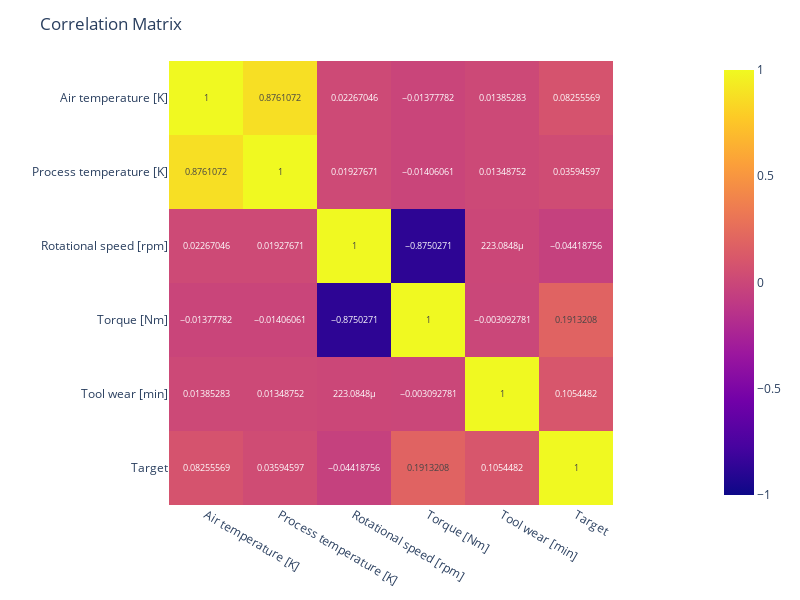

The cell this chart's notebook holds for it:
### Markdown cell above
**Is there any correlation between the continuous variables and the 'Target' label? For example, does the tool wear increase the likelihood of machine failure?**

### Code cell
corr_matrix = df[['Air temperature [K]', 'Process temperature [K]', 'Rotational speed [rpm]', 'Torque [Nm]', 'Tool wear [min]', 'Target']].corr()

fig = px.imshow(corr_matrix, zmin=-1, zmax=1, text_auto=True)

fig.update_layout(
    title='Correlation Matrix',
    height=600,
    width=800
)

fig.show()

### Figure 1 — Plotly figure (JSON) as saved in the notebook; plotly's stock layout.template omitted (floating-point values rounded to 4 significant figures)
{"data": [{"coloraxis": "coloraxis", "hovertemplate": "x: %{x}<br>y: %{y}<br>color: %{z}<extra></extra>", "name": "0", "texttemplate": "%{z}", "type": "heatmap", "x": ["Air temperature [K]", "Process temperature [K]", "Rotational speed [rpm]", "Torque [Nm]", "Tool wear [min]", "Target"], "xaxis": "x", "y": ["Air temperature [K]", "Process temperature [K]", "Rotational speed [rpm]", "Torque [Nm]", "Tool wear [min]", "Target"], "yaxis": "y", "z": [[1, 0.8761, 0.02267, -0.01378, 0.01385, 0.08256], [0.8761, 1, 0.01928, -0.01406, 0.01349, 0.03595], [0.02267, 0.01928, 1, -0.875, 0.0002231, -0.04419], [-0.01378, -0.01406, -0.875, 1, -0.003093, 0.1913], [0.01385, 0.01349, 0.0002231, -0.003093, 1, 0.1054], [0.08256, 0.03595, -0.04419, 0.1913, 0.1054, 1]]}], "layout": {"coloraxis": {"cmax": 1, "cmin": -1, "colorscale": [[0, "#0d0887"], [0.1111, "#46039f"], [0.2222, "#7201a8"], [0.3333, "#9c179e"], [0.4444, "#bd3786"], [0.5556, "#d8576b"], [0.6667, "#ed7953"], [0.7778, "#fb9f3a"], [0.8889, "#fdca26"], [1, "#f0f921"]]}, "height": 600, "margin": {"t": 60}, "title": {"text": "Correlation Matrix"}, "width": 800, "xaxis": {"anchor": "y", "constrain": "domain", "domain": [0, 1], "scaleanchor": "y"}, "yaxis": {"anchor": "x", "autorange": "reversed", "constrain": "domain", "domain": [0, 1]}}}
